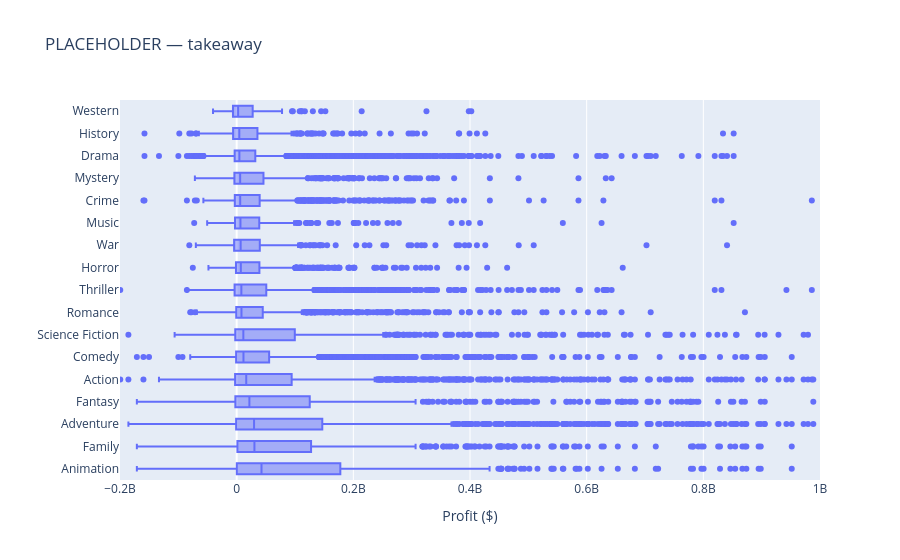

Notebook source saved alongside this figure:
### Markdown cell above
## Q3: Are flops and blockbusters concentrated in certain genres?

### Code cell
# order genres by median profit, keep genres with enough films
counts = money_genre["genres"].value_counts()
big_genres = counts[counts >= 100].index
sub = money_genre[money_genre["genres"].isin(big_genres)]

order = sub.groupby("genres")["profit"].median().sort_values().index

fig = px.box(
    sub, x="profit", y="genres",
    category_orders={"genres": list(order)},
    labels={"profit": "Profit ($)", "genres": ""},
    title="PLACEHOLDER — takeaway",
)
fig.update_xaxes(range=[-2e8, 1e9])   # zoom past extreme outliers; note it in your insight
fig.show()

### Figure 1 — Plotly figure (JSON) as saved in the notebook; plotly's stock layout.template omitted (floating-point values rounded to 4 significant figures; data arrays with more than 128 entries replaced by an {"elided": "..."} marker saying what was removed)
{"data": [{"alignmentgroup": "True", "hovertemplate": "Profit ($)=%{x}<br>=%{y}<extra></extra>", "legendgroup": "", "marker": {"color": "#636efa"}, "name": "", "notched": false, "offsetgroup": "", "orientation": "h", "showlegend": false, "type": "box", "x": {"elided": "20214 int values"}, "x0": " ", "xaxis": "x", "y": {"elided": "20214 str values"}, "y0": " ", "yaxis": "y"}], "layout": {"boxmode": "group", "legend": {"tracegroupgap": 0}, "title": {"text": "PLACEHOLDER — takeaway"}, "xaxis": {"anchor": "y", "domain": [0, 1], "range": [-200000000, 1000000000], "title": {"text": "Profit ($)"}}, "yaxis": {"anchor": "x", "categoryarray": ["Animation", "Family", "Adventure", "Fantasy", "Action", "Comedy", "Science Fiction", "Romance", "Thriller", "Horror", "War", "Music", "Crime", "Mystery", "Drama", "History", "Western"], "categoryorder": "array", "domain": [0, 1], "title": {"text": ""}}}}
